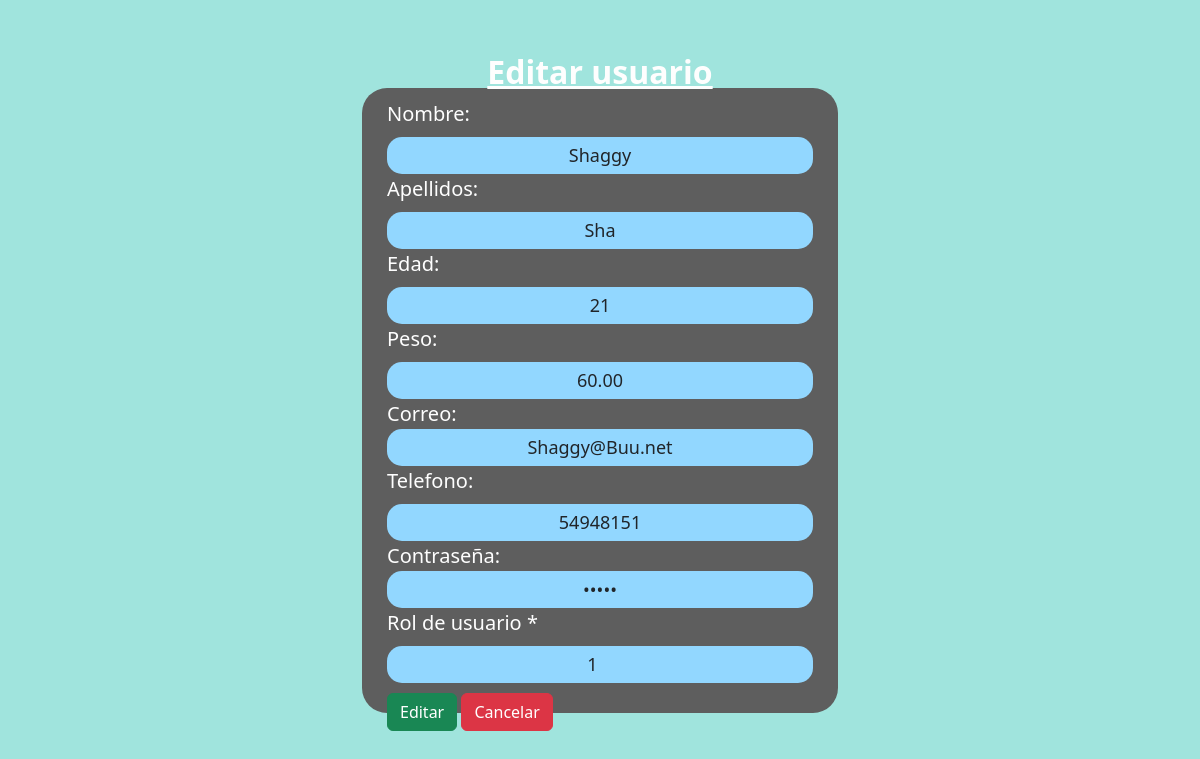
/vistas/Pages/Admin/editar_user.php?id=10 (signed in), run on the app's committed database.
### tables this page shows
CREATE TABLE `user` (
  `id` int(11) NOT NULL,
  `nombre` varchar(50) NOT NULL,
  `apellidos` varchar(50) NOT NULL,
  `edad` int(11) NOT NULL,
  `peso` decimal(5,2) NOT NULL,
  `correo` varchar(50) NOT NULL,
  `telefono` varchar(50) NOT NULL,
  `password` varchar(50) NOT NULL,
  `fecha` timestamp NOT NULL DEFAULT current_timestamp() ON UPDATE current_timestamp(),
  `rol` int(11) NOT NULL,
  `estado` tinyint(1) NOT NULL DEFAULT 1,
  `id_doc` int(11) NOT NULL
);

### vistas/Pages/Admin/editar_user.php (the view, shortened to what this page needs)
<?php
$id = $_GET['id'];
$conexion = mysqli_connect("localhost", "root", "", "db_diabetes");
$consulta = "SELECT * FROM user WHERE id = $id";
$resultado = mysqli_query($conexion, $consulta);
$usuario = mysqli_fetch_assoc($resultado);
?>
<!DOCTYPE html>
<html lang="es">
<head>
    <link rel="stylesheet" href="../../../Assets/css/cdn.jsdelivr.net_npm_bootstrap@5.3.0_dist_css_bootstrap.min.css">
    <link rel="stylesheet" href="../css/fontawesome-all.min.css">
    <link rel="stylesheet" href="../../../Assets/css/edit_pac.css">
    <link rel="stylesheet" href="../../../Assets/css/general.css">
</head>
<body id="page-top">
    <form action="../../../includes/_functions.php" method="POST">
        <div id="login">
            <div class="container">
                <div id="login-row" class="row justify-content-center align-items-center">
                    <div id="login-column" class="col-md-6">
                        <div id="login-box" class="col-md-12 cont-edit">
                            <h3 class="text-center">Editar usuario</h3>
                            <div class="form-group">
                                <label label for="nombre" class="form-label">Nombre: </label>
                                <input type="text" id="nombre" name="nombre" class="form-control" value="<?php echo $usuario['nombre']; ?>" required>
                            </div>
                            <div class="form-group">
                                <label for="apellidos" class="form-label">Apellidos: </label>
                                <input type="text" id="apellidos" name="apellidos" class="form-control" value="<?php echo $usuario['apellidos']; ?>" required>
                            </div>
                            <div class="form-group">
                                <label for="edad" class="form-label">Edad: </label>
                                <input type="text" id="edad" name="edad" class="form-control" value="<?php echo $usuario['edad']; ?>" required>
                            </div>
                            <div class="form-group">
                                <label for="peso" class="form-label">Peso: </label>
                                <input type="text" id="peso" name="peso" class="form-control" value="<?php echo $usuario['peso']; ?>" required>
                            </div>
                            <div class="form-group">
                                <label for="correo">Correo:</label>
                                <input type="email" name="correo" id="correo" class="form-control" placeholder="" value="<?php echo $usuario['correo']; ?>">
                            </div>
                            <div class="form-group">
                                <label for="telefono" class="form-label">Telefono: </label>
                                <input type="tel" id="telefono" name="telefono" class="form-control" value="<?php echo $usuario['telefono']; ?>" required>
                            </div>
                            <div class="form-group">
                                <label for="password">Contraseña:</label>
                                <input type="password" name="password" id="password" class="form-control" value="<?php echo $usuario['password']; ?>" required>
                            </div>
                            <div class="form-group">
                                  <label for="rol" class="form-label">Rol de usuario *</label>
                                <input type="number"  id="rol" name="rol" class="form-control" placeholder="Escribe el rol, 1 admin, 2 lector.." value="<?php echo $usuario['rol'];?>" required>
                            </div>
                            <div class="mb-3">
                                <button type="submit" class="btn btn-success">Editar</button>
                                <a href="admin.php" class="btn btn-danger">Cancelar</a>
                            </div>
                        </div>
                    </div>
                </div>
            </div>
        </div>
    </form>
</body>
</html>

### Assets/css/edit_pac.css (style rules this page uses)
body { width: 100%; height: 100vh; display: flex; flex-direction: column; justify-content: center; align-items: center; }
.container { width: 1000px; }
.cont-edit { padding: 25px; display: flex; flex-direction: column; justify-content: center; align-items: start; height: 625px; background-color: #5e5e5e; border-radius: 25px; -webkit-border-radius: 25px; -moz-border-radius: 25px; -ms-border-radius: 25px; -o-border-radius: 25px; }
.cont-edit h3 { width: 100%; color: #fefefe; text-align: center; font-size: 32px; font-weight: bold; text-decoration: underline; }
.form-group { width: 100%; display: flex; flex-direction: column; align-items: start; }
.form-group label { color: #fefefe; text-align: center; font-size: 20px; }
.form-group input { width: 100%; border: none; padding: 5px; border-radius: 15px; -webkit-border-radius: 15px; -moz-border-radius: 15px; -ms-border-radius: 15px; -o-border-radius: 15px; text-align: center; background-color: #92d7ff; font-size: 18px; }
.btn { margin-top: 10px; }

### Assets/css/general.css (style rules this page uses)
* { margin: 0; padding: 0; box-sizing: border-box; }
body { background-color: #5cd2c694; }

### data on the page
user: nombre "Shaggy", apellidos "Sha", edad "21", peso "60.00", correo "Shaggy@Buu.net", telefono "54948151", rol "1"
